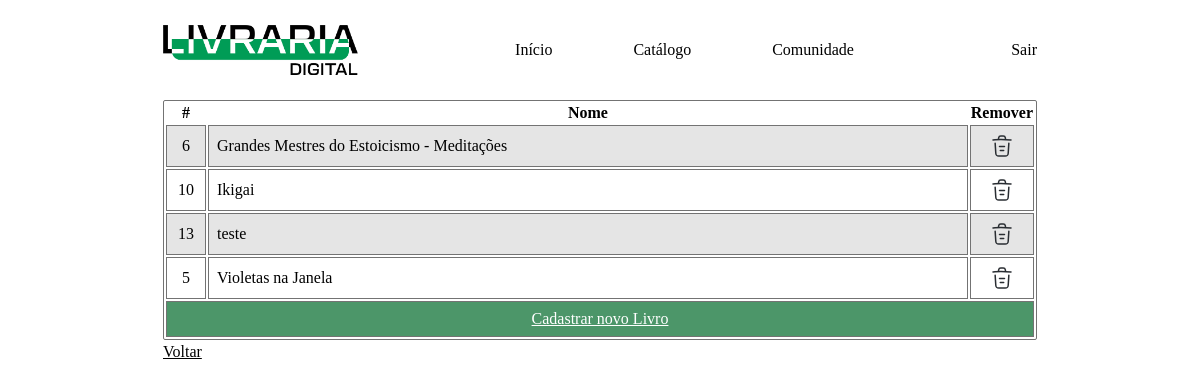
Screenshot of /gerenciar-livros.php (signed in) with the database file from the repository.
### tables this page shows
CREATE TABLE `tab_livros` (
  `livro_id` bigint unsigned NOT NULL AUTO_INCREMENT,
  `livro_title` varchar(50) NOT NULL,
  `livro_description` text NOT NULL,
  `livro_ano` int DEFAULT NULL,
  `livro_paginas` int DEFAULT NULL,
  `livro_image` text,
  PRIMARY KEY (`livro_id`),
  UNIQUE KEY `livro_id` (`livro_id`)
);

### gerenciar-livros.php (the view, shortened to what this page needs)
<?php
require 'header.php';
if (!isset($_GET['delete'])) {
?>
<div class="container mx-auto">
    <div class="w-full">
        <table class="gerenciarTable">
            <tr>
                <th>#</th>
                <th>Nome</th>
                <th>Remover</th>
            </tr>
            <?php
            $queryLivros = $pdo->prepare("SELECT * FROM tab_livros ORDER BY livro_title");
            $queryLivros->execute();
            $livros = $queryLivros->fetchAll();
            foreach ($livros as $livro) {
                echo '<tr>';
                echo '<td class="text-center w-10">' . $livro['livro_id'] . '</td>';
                echo '<td>' . $livro['livro_title'] . '</td>';
                echo '<td class="w-14"><a href="?delete=' . $livro['livro_id'] . '"><img src="src/resources/icons/trash.svg" alt="remover" class="mx-auto"></a></td>';
                echo '</tr>';
            }
            ?>
            <tr class="bg-g-light-green ">
                <td colspan="4" class="text-center text-white"><a href="adicionar-livro.php" class="underline px-10 hover:font-bold">Cadastrar
                        novo Livro</a></td>
            </tr>
        </table>
        <a href="catalogo.php" class="underline">Voltar</a>
    </div>
    <?php
    }
    ?>
</div>

### style.css (style rules this page uses)
html { line-height: 1.5; -webkit-text-size-adjust: 100%; -moz-tab-size: 4; -o-tab-size: 4; tab-size: 4; font-family: ui-sans-serif, system-ui, -apple-system, BlinkMacSystemFont, "Segoe UI", Roboto, "Helvetica Neue", Arial, "Noto Sans", sans-serif, "Apple Color Emoji", "Segoe UI Emoji", "Segoe UI Symbol", "Noto Color Emoji"; font-feature-settings: normal; }
body { margin: 0; line-height: inherit; }
a { color: inherit; text-decoration: inherit; }
table { text-indent: 0; border-color: inherit; border-collapse: collapse; }
img, svg, video, canvas, audio, iframe, embed, object { display: block; vertical-align: middle; }
img, video { max-width: 100%; height: auto; }
body { font-family: rival-sans, ui-serif, Georgia, Cambria, "Times New Roman", Times, serif; }
.container { width: 100%; padding-right: 4.688rem; padding-left: 4.688rem; }
@media (min-width: 640px) { .container { max-width: 640px; } }
@media (min-width: 768px) { .container { max-width: 768px; } }
@media (min-width: 1024px) { .container { max-width: 1024px; } }
.gerenciarTable { width: 100%; border-collapse: separate; border-radius: 0.125rem; border-width: 1px; --tw-border-opacity: 1; border-color: rgb(115 115 115 / var(--tw-border-opacity)); }
.gerenciarTable tr > td { border-collapse: collapse; border-width: 1px; --tw-border-opacity: 1; border-color: rgb(115 115 115 / var(--tw-border-opacity)); padding: 0.5rem; }
.gerenciarTable tr:nth-child(even):not(:last-child) { --tw-bg-opacity: 1; background-color: rgb(229 229 229 / var(--tw-bg-opacity)); }
.mx-auto { margin-left: auto; margin-right: auto; }
.w-10 { width: 2.5rem; }
.w-14 { width: 3.5rem; }
.w-full { width: 100%; }
.bg-g-light-green { --tw-bg-opacity: 1; background-color: rgb(76 150 105 / var(--tw-bg-opacity)); }
.px-10 { padding-left: 2.5rem; padding-right: 2.5rem; }
.text-center { text-align: center; }
.text-white { --tw-text-opacity: 1; color: rgb(255 255 255 / var(--tw-text-opacity)); }
.underline { text-decoration-line: underline; }

### rows the page displays
tab_livros: livro_id "6", livro_title "Grandes Mestres do Estoicismo - Meditações"
tab_livros: livro_id "10", livro_title "Ikigai"
tab_livros: livro_id "13", livro_title "teste"
tab_livros: livro_id "5", livro_title "Violetas na Janela"
